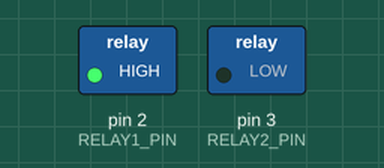
Recording of a sketch running on a simulated Arduino Uno, built with avr-gcc and run on an emulated ATmega328P. Parts: switched loads named in the sketch (green lamp = pin HIGH).

Above: at 15.0 s.
At 45.0 s:
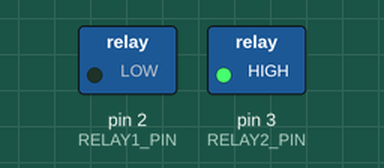
Timing chart, 0 to 78.0 s (numbered marks = the images above):
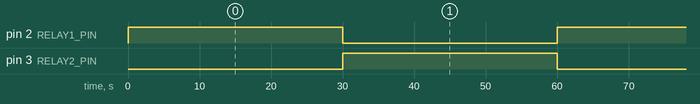

The sketch:

pump_test.ino
```cpp
#define RELAY1_PIN 2
#define RELAY2_PIN 3

void setup() {
  pinMode(RELAY1_PIN, OUTPUT);
  pinMode(RELAY2_PIN, OUTPUT);
}

void loop() {
  digitalWrite(RELAY1_PIN, HIGH);
  delay(30000);
  digitalWrite(RELAY1_PIN, LOW);

  digitalWrite(RELAY2_PIN, HIGH);
  delay(30000);
  digitalWrite(RELAY2_PIN, LOW);
}
```

Measured:
- by itself, pin 2 (RELAY1_PIN), pin 3 (RELAY2_PIN): alternates HIGH for 30.0 s and LOW for 30.0 s
